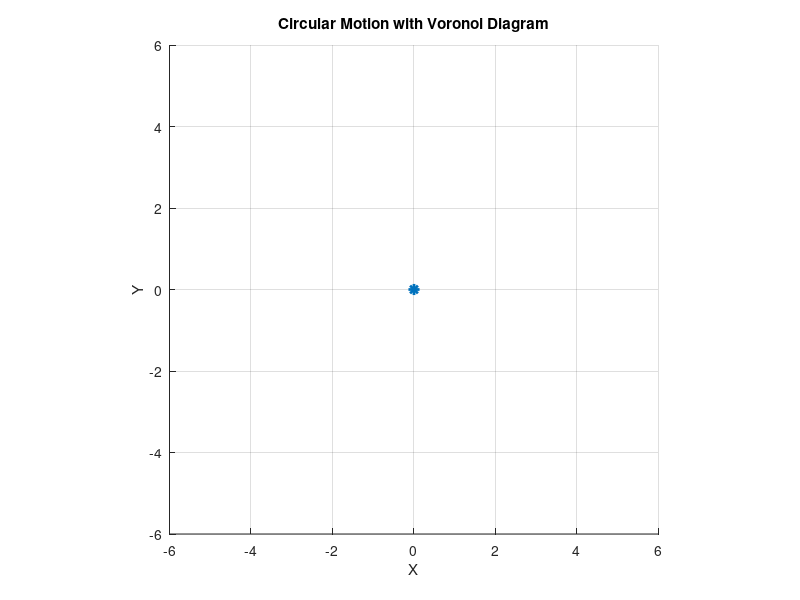

The MATLAB source for this figure: (Note: this script raises an error after producing the figure.)
% Simulation of 8 points rotating circularly around a central point with Voronoi diagram

% Parameters
central_point = [0, 0]; % Central point coordinates (0, 0)
num_points = 8;         % Number of points

% Define each point's parameters (radius, speed, and initial angle)
points_data = struct('radius', [], 'speed', [], 'angle', []);
radii = [1, 1.5, 2, 2.5, 3, 3.5, 4, 4.5]; % Radii of the orbits
speeds = [0.05, 0.15, 0.065, 0.03, 0.07, 0.04, 0.08, 0.01]; % Angular speeds
angles = linspace(0, 2 * pi, num_points + 1); % Initial angles
angles(end) = []; % Remove duplicate at 360 degrees

% Initialize points_data for each point
for i = 1:num_points
    points_data(i).radius = radii(i);
    points_data(i).speed = speeds(i);
    points_data(i).angle = angles(i);
end

% Colors for each point
colors = lines(num_points + 1); % Include central point

% Set up the figure
figure;
hold on;
axis equal;
axis([-6 6 -6 6]); % Adjust axis limits based on max radius
grid on;
title('Circular Motion with Voronoi Diagram');
xlabel('X');
ylabel('Y');

% Draw central point
central_marker = plot(central_point(1), central_point(2), '*', 'MarkerSize', 8, 'LineWidth', 2);

% Initialize point handles
points = gobjects(num_points, 1);
for i = 1:num_points
    points(i) = plot(nan, nan, '.', 'MarkerSize', 8, 'Color', colors(i, :));
end

% Voronoi diagram handle
voronoi_handle = [];

% Simulation loop
num_frames = 360; % Number of frames in the simulation
for frame = 1:num_frames
    % Collect all positions (central point + rotating points)
    x_positions = central_point(1);
    y_positions = central_point(2);
    
    for i = 1:num_points
        % Compute position of the point
        x = central_point(1) + points_data(i).radius * cos(points_data(i).angle);
        y = central_point(2) + points_data(i).radius * sin(points_data(i).angle);
        
        % Update plot data
        set(points(i), 'XData', x, 'YData', y);
        
        % Update the angle for the next frame
        points_data(i).angle = points_data(i).angle + points_data(i).speed;
        
        % Collect positions
        x_positions = [x_positions, x];
        y_positions = [y_positions, y];
    end
    
    % Draw Voronoi diagram
    if ~isempty(voronoi_handle)
        delete(voronoi_handle); % Clear previous Voronoi lines
    end
    %voronoi_handle = voronoi(x_positions, y_positions, 'k');
    voronoi_handle = voronoiDiagram(x_positions, y_positions);
    
    % Pause to create animation effect
    pause(0.05);
end


